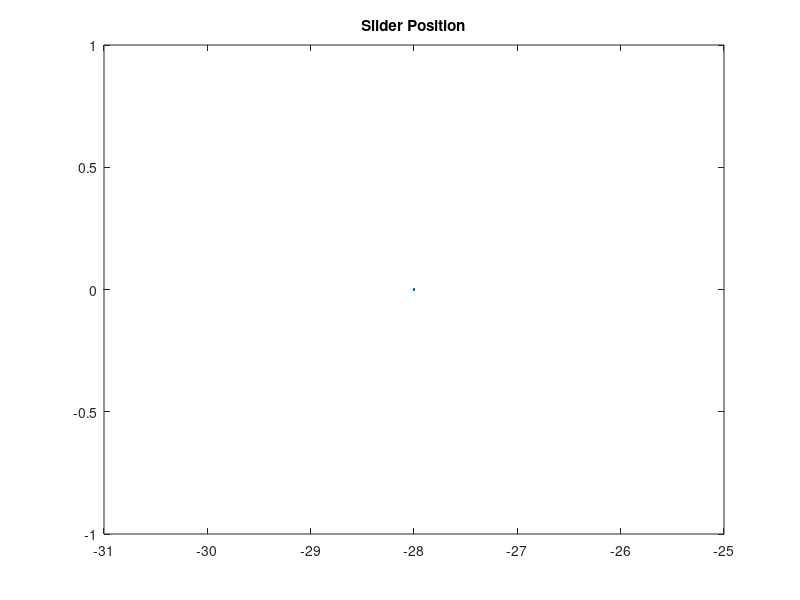

Source code (MATLAB): (Note: this script raises an error after producing the figure.)
%% ME480 Mechanism Solver
%Author: Michael Pagan
clc, clear, close all

%% Crank-Slider OR Slider-Crank Mechanism Parameters
% link lengths
a = 10.6; %crank-slider crank
b = 22.7; %crank-slider coupler
c = 0; %crank-slider offset: normal distance from local axis to global axis
           % the slider moves along the local axis
units = "cm"; %units of above link lengths

% define problem type: must choose one
cs = 0; % >0 if crank-slider problem
sc = 1; % >0 if slider-crank problem
                
% crank-slider inputs
theta2 = 20; %input crank angle
omega2 = 100*2*pi/60; %input crank velocity
alpha2 = 0; %input crank acceleration
point_evaluation = 0% %>0 evaluate mechanism at theta2 rather than 360 deg

% slider-crank inputs
d = -28;
d_dot = 10; %input slider velocity
d_ddot = 0; %input slider acceleration

% depiction in figure
theta2_fig = 130; %approximate theta 2 for determining configuration of 
                    %figure. Global system. Must be between 0-360 deg.                  
theta3_fig = 20; %approximate theta 3 of crank slider. 
                    %for determining configuration of figure
                    %Global system. Must be between 0-360 deg.
                    
%No edits must be made below this header%    
%%%%%%%%%%%%%%%%%%%%%%%%%%%%%%%%%%%%%%%%%%%%%%%%%%%%%%%%%%%%%%%%%%%%%%%%%%
%    _____ _____            _   _ _  __ _____ _      _____ _____  ______ 
%   / ____|  __ \     /\   | \ | | |/ // ____| |    |_   _|  __ \|  ____|
%  | |    | |__) |   /  \  |  \| | ' /| (___ | |      | | | |  | | |__   
%  | |    |  _  /   / /\ \ | . ` |  <  \___ \| |      | | | |  | |  __|  
%  | |____| | \ \  / ____ \| |\  | . \ ____) | |____ _| |_| |__| | |____ 
%   \_____|_|  \_\/_/    \_\_| \_|_|\_\_____/|______|_____|_____/|______|
%%%%%%%%%%%%%%%%%%%%%%%%%%%%%%%%%%%%%%%%%%%%%%%%%%%%%%%%%%%%%%%%%%%%%%%%%%                                                                       
%% Crank Slider Position Analysis
if cs
    %Determine configuration of given figure
    theta3_closed_fig = asind((a*sind(theta2_fig)-c)/b);
    theta3_open_fig = asind(-((a*sind(theta2_fig)-c)/b))+180; 

    if abs(theta3_open_fig-theta3_fig) > abs(theta3_closed_fig-theta3_fig)
        disp('FIGURE DEPICTS THE CLOSED CONFIGURATION')
        % flags for open/closed
        closed = 1;
        open = 0;

        theta3current_fig = theta3_closed_fig;
        
        theta3 = asind((a*sind(theta2)-c)/b);
        d = a*cosd(theta2)-b*cosd(theta3);
    else 
        disp('FIGURE DEPICTS THE OPEN CONFIGURATION')
        % flags for open/closed
        closed = 0;
        open = 1;

        theta3current_fig = theta3_closed_fig; 
        
        theta3 = asind(-((a*sind(theta2)-c)/b))+180;
        d = a*cosd(theta2)-b*cosd(theta3);
    end
    
    if not(point_analysis)
        % define theta2 as a full rotation
        theta2 = 0:0.5:360;
    end
end

%% Slider Crank Position Analysis
if sc
    % calcualte theta2
    K1 = a^2-b^2+c^2+d^2;
    K2 = -2*a*c;
    K3 = -2*a*d;
    A = K1-K3;
    B = 2*K2;
    C = K1+K3;
    
    theta2_branch(1) = 2*atan2d(-B+sqrt(B^2-4*A*C), 2*A); % branch 1
    theta2_branch(2) = 2*atan2d(-B-sqrt(B^2-4*A*C), 2*A); % branch 2
    % Make all negative input angles positive
    theta2_branch = theta2_branch + 360.*(theta2_branch < 0);
    
    % determine which branch we want to analyze
    if abs(theta2_fig-theta2_branch(1)) > abs(theta2_fig-theta2_branch(2))
        disp('FIGURE DEPICTS BRANCH 2')
        % flags for branch 1 or 2
        branch1 = 0;
        branch2 = 1;

        theta2 = theta2_branch(2);
    else 
        disp('FIGURE DEPICTS BRANCH 1')
        % flags for branch 1 or 2
        branch1 = 1;
        branch2 = 0;

        theta2 = theta2_branch(1);
    end
    
    %Determine configuration of given figure
    theta3_closed = asind((a*sind(theta2)-c)/b);
    theta3_open = asind(-((a*sind(theta2)-c)/b))+180; 
    
    if abs(theta3_open-theta3_fig) > abs(theta3_closed-theta3_fig)
        disp('FIGURE DEPICTS THE CLOSED CONFIGURATION')
        % flags for open/closed
        closed = 1;
        open = 0;

        theta3 = theta3_closed;
    else 
        disp('FIGURE DEPICTS THE OPEN CONFIGURATION')
        % flags for open/closed
        closed = 0;
        open = 1;

        theta3 = theta3_open; 
    end
end

%% Velocity Analysis
if sc
    omega2 = d_dot.*cosd(theta3) ./ (a*(cosd(theta2).*sind(theta3) ...
        -sind(theta2).*cosd(theta3)));
end
omega3= a/b .* cosd(theta2)./cosd(theta3) .* omega2;
d_dot = -a*omega2.*sind(theta2)+b*omega3.*sind(theta3);

%% Acceleration Analysis
if sc
    alpha2 = (a*omega2.^2*(cosd(theta2).*cosd(theta3)+sind(theta2) ...
        .*sind(theta3)) - b*omega3.^2 + d_ddot*cosd(theta3)) ./ ...
        (a*(cosd(theta2).*sind(theta3)-sind(theta2).*cosd(theta3)));
    
    alpha3 = (a.*alpha2.*cosd(theta2)-a.*omega2.^2.*sind(theta2)+ ...
        b.*omega3.^2.*sind(theta3)) ./ b.*cosd(theta3);
end
   
if cs
    alpha3 = (a*alpha2*cosd(theta2)-a*omega2.^2.*sind(theta2)+ ...
        b*omega3.^2.*sind(theta3)) ./ b*cosd(theta3);

    d_ddot = -a*alpha2*sind(theta2) - a*omega2.^2.*cosd(theta2) + ...
        b*alpha3*sind(theta3) + b*omega3.^2.*cosd(theta3);
end

%% Plot Position, Velocity, Acceleration
%Plot the position of the slider
figure(1)
plot(d, c+zeros(length(d)),'.')
title('Slider Position')
xlabel("X Position [" + units + "]")
ylabel("Y Position ["+units+"]") 
hold on
%Assuming pinned joint of crank is origin
plot(0,0,'ks','linewidth', 5)
daspect([1 1 1]);
text(.05*range(d),0, {'O_2'})

% velocity of the slider
figure(2)
plot(theta2, d_dot, '.');
title('Slider Velocity vs Input Angle (Global)')
xlabel('Input Angle (\theta_2) [deg]')
ylabel("V_d ["+units+"/s]")

% velocity of the crank

% velocity of the coupler
%% Print Relevant Values
%print values only if evaluating for one theta 2 input
if length(theta2) == 1
    %define output vectors
    links = ["Crank (a)", "Coupler (b)", "Slider (d)"]';
    thetas = [theta2, theta3, d]';
    omegas = [omega2, omega3, d_dot]';
    alphas = [alpha2 , alpha3, d_ddot]';
    units = ["rad", "rad", "length"]';
    %create and display the table
    mechanism_state = table;
    mechanism_state.Link = links;
    mechanism_state.Angle = thetas;
    mechanism_state.Speed = omegas;
    mechanism_state.Acceleration = alphas;
    mechanism_state.Units = units;
    mechanism_state.Properties.VariableNames{2} = 'Position';
    mechanism_state.Properties.VariableNames{3} = 'Speed';
    mechanism_state.Properties.VariableNames{4} = 'Acceleration';
    mechanism_state.Properties.VariableNames{5} = 'Units';
    disp(mechanism_state)
end
